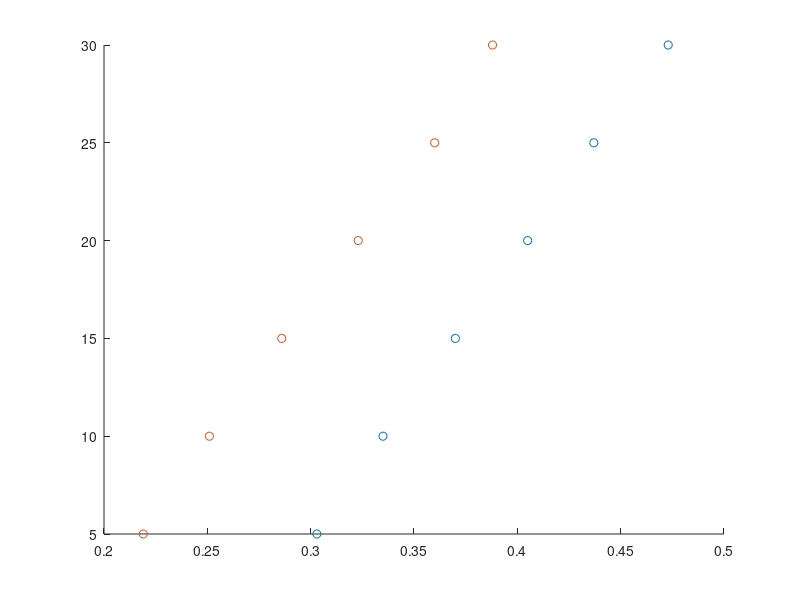

MATLAB code for this plot: (Note: this script raises an error after producing the figure.)
clc, clear
set(0,"DefaultFigureWindowStyle",'docked')

%% Static friction measurements

static_meas_pos = [
    158.5
    161.0
    151.4
    169.4
    166.3
    146.4
];

static_meas_neg = [
    143.2
    167.7
    125.5
    134.0
    130.1
    133.9
];

static_pos = mean(static_meas_pos);
static_neg = mean(static_meas_neg);

static = mean([static_pos static_neg])

%% Viscous

viscous_torques = [
    5
    10
    15
    20
    25
    30
];

viscous_meas_pos = [
    0.303
    0.335
    0.370
    0.405
    0.437
    0.473
];

viscous_meas_neg = [
    0.219
    0.251
    0.286
    0.323
    0.360
    0.388
];

figure(1)
clf
hold on
plot(viscous_meas_pos, viscous_torques, 'o')
plot(viscous_meas_neg, viscous_torques, 'o')
colororder([0 0.447 0.741; 0.85 0.325 0.098])
title("Viscous Friction Measurements")
ylabel("Applied Torque [promille]")
ylim([0 35])
xlabel("Steady-state Velocity [m/s]")
xlim([0 0.5])

viscous_fit_pos = polyfit(viscous_meas_pos, viscous_torques, 1); 
viscous_fit_neg = polyfit(viscous_meas_neg, viscous_torques, 1);

plot([viscous_meas_pos(1) viscous_meas_pos(end)], viscous_fit_pos(2) + viscous_fit_pos(1) * [viscous_meas_pos(1) viscous_meas_pos(end)], '--')
plot([viscous_meas_neg(1) viscous_meas_neg(end)], viscous_fit_neg(2) + viscous_fit_neg(1) * [viscous_meas_neg(1) viscous_meas_neg(end)], '--')


viscous = mean([viscous_fit_pos(1) viscous_fit_neg(1)])
